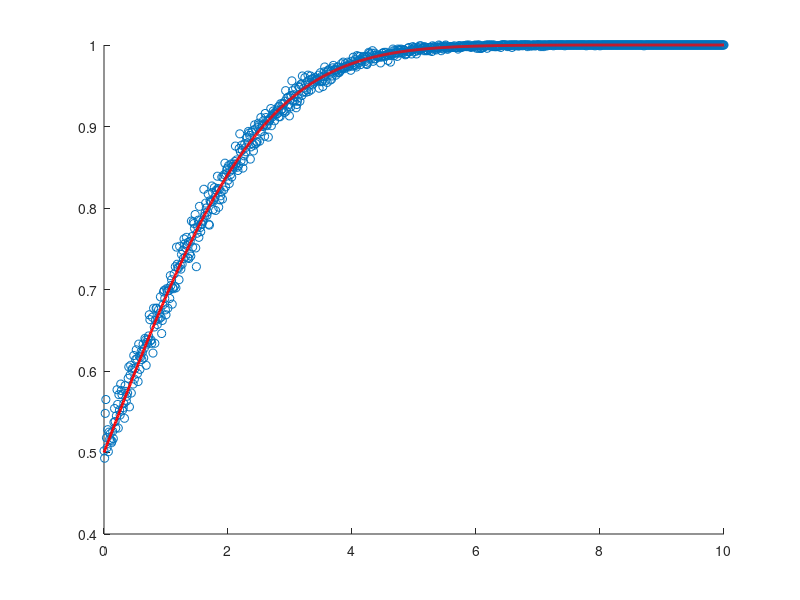

Here is the MATLAB script that generated this plot: (Note: this script raises an error after producing the figure.)
% three2.m
%   Problem 2 of Chapter 3
%   NEUR 1680
%
%   Last updated February 24, 2012

% Simulate the random-dot discrimination experiment. Denote the
% stimulus by plus or minus, corresponding to the two directions of
% motion. On each trial, choose the stimulus randomly with equal
% probability for the two cases. When the minus stimulus is chosen,
% generate the responses of the neuron as 20 Hz plus a random Gaussian
% term with a standard deviation of 10 Hz (set any rates that come
% out negative to zero). When the plus stimulus is chosen, generate the
% responses as 20 + 10d Hz plus a random Gaussian term with a standard
% deviation of 10 Hz, where d is the discriminability (again, set
% any rates that come out negative to zero).

%% FIRST...

% Choose a threshold z = 20 + 5d, which is half-way between the means of the two response
% distributions. Whenever r >= z guess "plus", otherwise guess
% "minus". Over a large number of trials (1000, for example) determine
% how often you get the right answer for different d values. Plot
% the percent correct as a function of d over the range 0 <= d <= 10.


clear
d_values = 0:.01:10;            % discriminability values
n_d_values = length(d_values);
n_trials = 1000;                % number of trials for each d

mr_m = 20;                      % mean response to "minus" stimulus
sd = 10;                        % std of additive gaussian noise (Hz)

positive_part = @(s) s.*(s>0);          % defining an anonymous function

p_correct = zeros(1,n_d_values);

for n_d = 1:n_d_values
    
    d = d_values(n_d);                      % discriminability
    z = mr_m + sd*d/2;                      % threshold will be smack-dab in the middle
    trials = sign(rand(1,n_trials) - .5);   % for each trial, pick +/- with prob .5               
                                
    responses = (trials <= 0)*mr_m + (trials > 0)*(mr_m + sd*d);    % neuron's response (Hz) 
    responses = responses + randn(1,n_trials)*sd;                   % add noise
    responses = positive_part(responses);                           % negative rates are set to 0
    guesses = sign(responses - z);
    p_correct(n_d) = mean(guesses == trials);

end

figure(1)
scatter(d_values,p_correct)
hold on
plot(d_values,normcdf(d_values/2),'r','linewidth',2)
hold off
legend('location', 'best', 'simulated','theoretical')
title('threshold exactly in the middle')
ylim([0 1.1])
grid
xlabel('discriminability','FontSize',12)
ylabel('Proportion correct','FontSize',12)
 

%% Next...


% By allowing z to vary over a range, plot ROC curves for several values
% of d (starting with d = 2). To do this, determine how frequently
% the guess is "plus" when the stimulus is, in fact, plus (this is beta), and
% how often the guess is "plus" when the real stimulus is minus (this
% is alpha). Then, plot beta versus alpha for z over the range 0 <= z <= 140.


clear

n_trials = 1000;                % number of trials for each d
mr_m = 20;                      % mean response to "minus" stimulus
sd = 10;                        % std of additive gaussian noise (Hz)
d_values = [.1 .5 1 1.5 2 2.5 3 3.5 4 5];
colors = 'rbgcmrbgcm';
n_d_values = length(d_values);
p_correct = zeros(1,n_d_values);
positive_part = @(s) s.*(s>0);          % defining an anonymous function

figure(2)

for n_d = 1:n_d_values
    
    d = d_values(n_d);                                              % discriminability
    trials = sign(rand(1,n_trials) - .5);                           % for each trial, pick +/- with prob .5               
    responses = (trials <= 0)*mr_m + (trials > 0)*(mr_m + sd*d);    % neuron's response (Hz) 
    responses = responses + randn(1,n_trials)*sd;                   % add noise
    responses = positive_part(responses);                           % set negative rates to 0
    hits = zeros(1,n_trials);                                       % hit rate
    fa = zeros(1,n_trials);                                         % false-alarm rate
    thresholds = sort(responses);                   % rather than a fixed range for the threshold z, 
                                                    % we use threshold values equal to observed responses
                                                    %   these values are SORTED for display purposes
    n_thresholds = n_trials;
    for n_z = 1:n_thresholds                
        z = thresholds(n_z);            
        guesses = sign(responses - z);
        hits(n_z) = sum(guesses(trials ==  1)==1)/sum(trials ==  1);
        fa(n_z)   = sum(guesses(trials == -1)==1)/sum(trials == -1);
    end
    q = colors(n_d);
    plot(fa,hits,q, 'linewidth',2)
    hold on
    grid on

end

title('ROC')
legend('location','best','d=.1','d=.5','d=1','d=1.5','d=2','d=2.5','d=3','d=3.5','d=4','d=5')
xlabel('\alpha (false-alarm rate)','FontSize',12)
ylabel('\beta (hit rate)','FontSize',12)
hold off;
